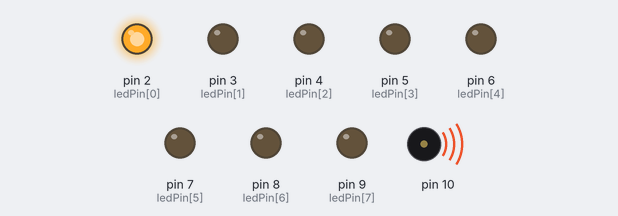
Simulated run of this sketch. Board: Arduino Uno, built with avr-gcc and run on an emulated ATmega328P. On the bench: output pins drawn as LEDs (lit = HIGH), buzzer (waves = sounding).

Above: at 0.2 s.
At 2.2 s:
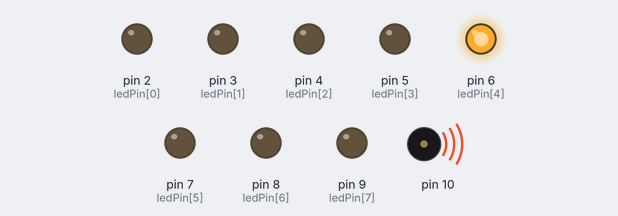
At 4.9 s:
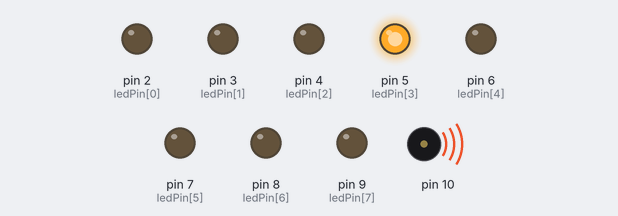
At 6.9 s:
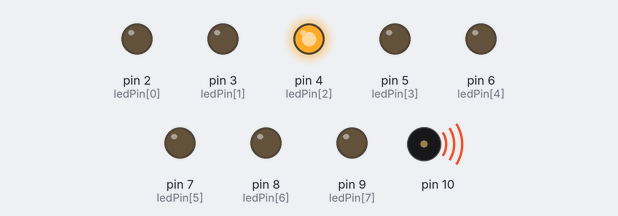
At 8.2 s:
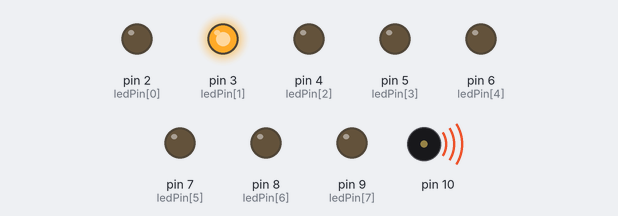
At 9.5 s:
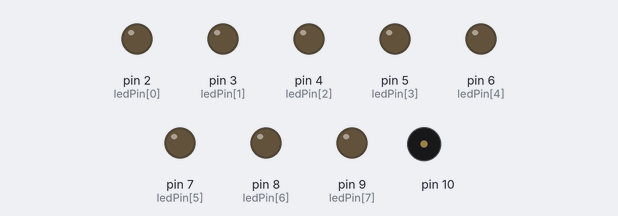
Timing chart, 0 to 11.3 s (numbered marks = the images above):
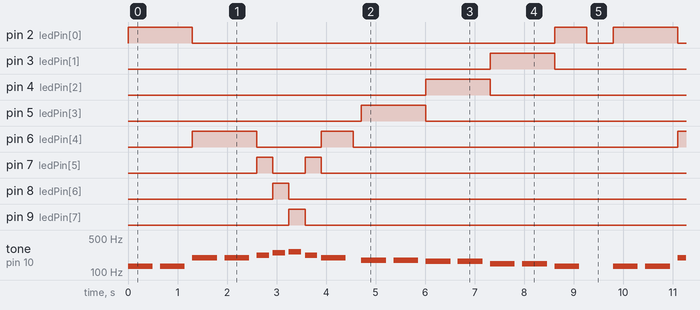

The sketch:

2021digital15-2.ino
```cpp
/*
  Melody
 */
#define NOTE_C3  131
#define NOTE_D3  147
#define NOTE_E3  165
#define NOTE_F3  175
#define NOTE_G3  196
#define NOTE_A3  220
#define NOTE_B3  247
#define NOTE_C4  262

int ledPin[8] = {2, 3, 4, 5, 6, 7, 8 ,9};
int ledState;

// notes in the melody:
int melody[] = {
  NOTE_C3, NOTE_C3, NOTE_G3, NOTE_G3, NOTE_A3, NOTE_B3, NOTE_C4, NOTE_A3,
  NOTE_G3, 0,
  NOTE_F3, NOTE_F3, NOTE_E3, NOTE_E3, NOTE_D3, NOTE_D3, NOTE_C3, 0
};

// note durations: 4 = quarter note, 8 = eighth note, etc.:
int noteDurations[] = {
  2, 2, 2, 2, 4, 4, 4, 4, 2, 8,
  2, 2, 2, 2, 2, 2, 2, 4
};

void setup() {
  // iterate over the notes of the melody:
  for(int i = 0; i < 8; i++)  pinMode(ledPin[i], OUTPUT);
}

void loop() {


  	for (int thisNote = 0; thisNote <=18; thisNote++) {

    int noteDuration = 1000 / noteDurations[thisNote];
    tone(10, melody[thisNote], noteDuration);

    if (melody[thisNote] == NOTE_C3) {
      digitalWrite(ledPin[0],HIGH);
      ledState=ledPin[0]; }

    else if(melody[thisNote] == NOTE_D3){
      digitalWrite(ledPin[1],HIGH);
      ledState=ledPin[1];}

    else if(melody[thisNote] == NOTE_E3){
      digitalWrite(ledPin[2],HIGH);
      ledState=ledPin[2];}

    else if(melody[thisNote] == NOTE_F3){
      digitalWrite(ledPin[3],HIGH);
      ledState=ledPin[3];}

    else if(melody[thisNote] == NOTE_G3){
      digitalWrite(ledPin[4],HIGH);
      ledState=ledPin[4];}

    else if(melody[thisNote] == NOTE_A3){
      digitalWrite(ledPin[5],HIGH);
      ledState=ledPin[5];}

    else if(melody[thisNote] == NOTE_B3){
      digitalWrite(ledPin[6],HIGH);
      ledState=ledPin[6];}

    else if(melody[thisNote] == NOTE_C4){
      digitalWrite(ledPin[7],HIGH);
      ledState=ledPin[7];}


    int pauseBetweenNotes = noteDuration * 1.3;
    delay(pauseBetweenNotes);
    noTone(10);
    digitalWrite(ledState, LOW);
      }
  delay(200);
}
```

Measured:
- by itself, pin 2 (ledPin[0]): repeats every 9.8 s: LOW 7.3 s, HIGH 0.65 s, LOW 0.53 s, HIGH 1.3 s
- by itself, pin 3 (ledPin[1]), pin 4 (ledPin[2]), pin 5 (ledPin[3]): alternates HIGH for 1.3 s and LOW for 8.5 s
- by itself, pin 6 (ledPin[4]): repeats every 9.8 s: LOW 1.3 s, HIGH 0.65 s, LOW 6.5 s, HIGH 1.3 s
- by itself, pin 7 (ledPin[5]): repeats every 9.8 s: LOW 0.65 s, HIGH 0.33 s, LOW 8.5 s, HIGH 0.33 s
- by itself, pin 8 (ledPin[6]), pin 9 (ledPin[7]): alternates HIGH for 0.33 s and LOW for 9.5 s
- by itself, tone on pin 10: plays 131 Hz for 0.50 s, 131 Hz for 0.50 s, 196 Hz for 0.50 s, 196 Hz for 0.50 s, 220 Hz for 0.25 s, 247 Hz for 0.25 s … (66 notes in this stretch)
